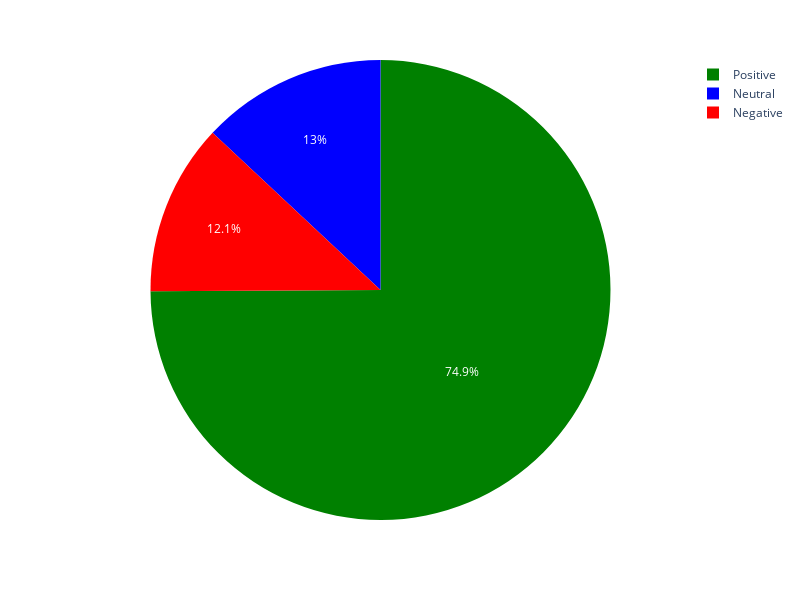

The notebook cell this image was saved under:
### Code cell
fig=px.pie(sentiment_counts,names="sentiment",values="total",color="sentiment",color_discrete_map=color_map)
fig.update_layout(width=800, height=600)
fig.show()

### Figure 1 — Plotly figure (JSON) as saved in the notebook; plotly's stock layout.template omitted (floating-point values rounded to 4 significant figures)
{"data": [{"customdata": [["Negative"], ["Neutral"], ["Positive"]], "domain": {"x": [0, 1], "y": [0, 1]}, "hovertemplate": "sentiment=%{customdata[0]}<br>total=%{value}<extra></extra>", "labels": ["Negative", "Neutral", "Positive"], "legendgroup": "", "marker": {"colors": ["red", "blue", "green"]}, "name": "", "showlegend": true, "type": "pie", "values": [74, 80, 460]}], "layout": {"height": 600, "legend": {"tracegroupgap": 0}, "margin": {"t": 60}, "width": 800}}
